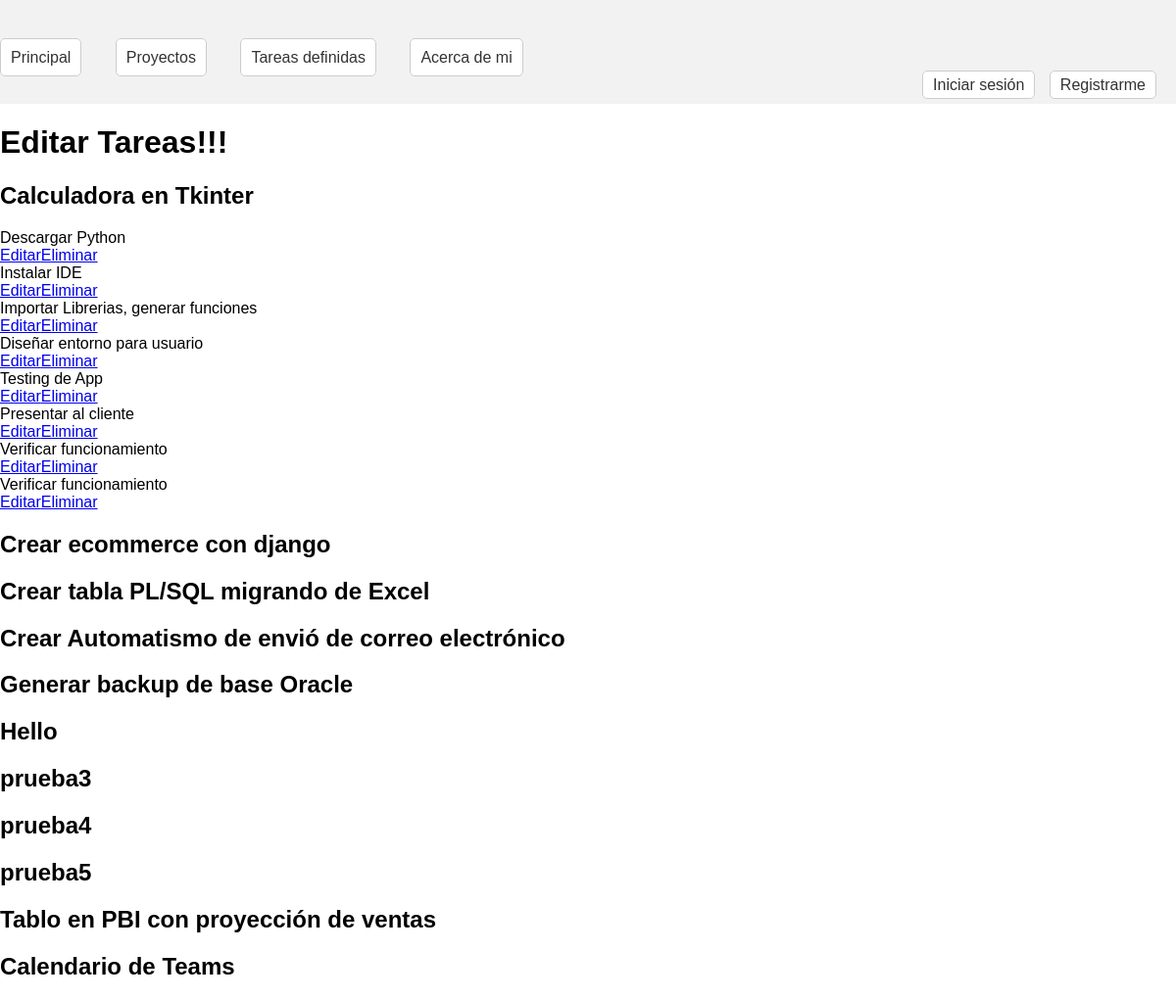
The app's page /cambiotareas.html/, older data.
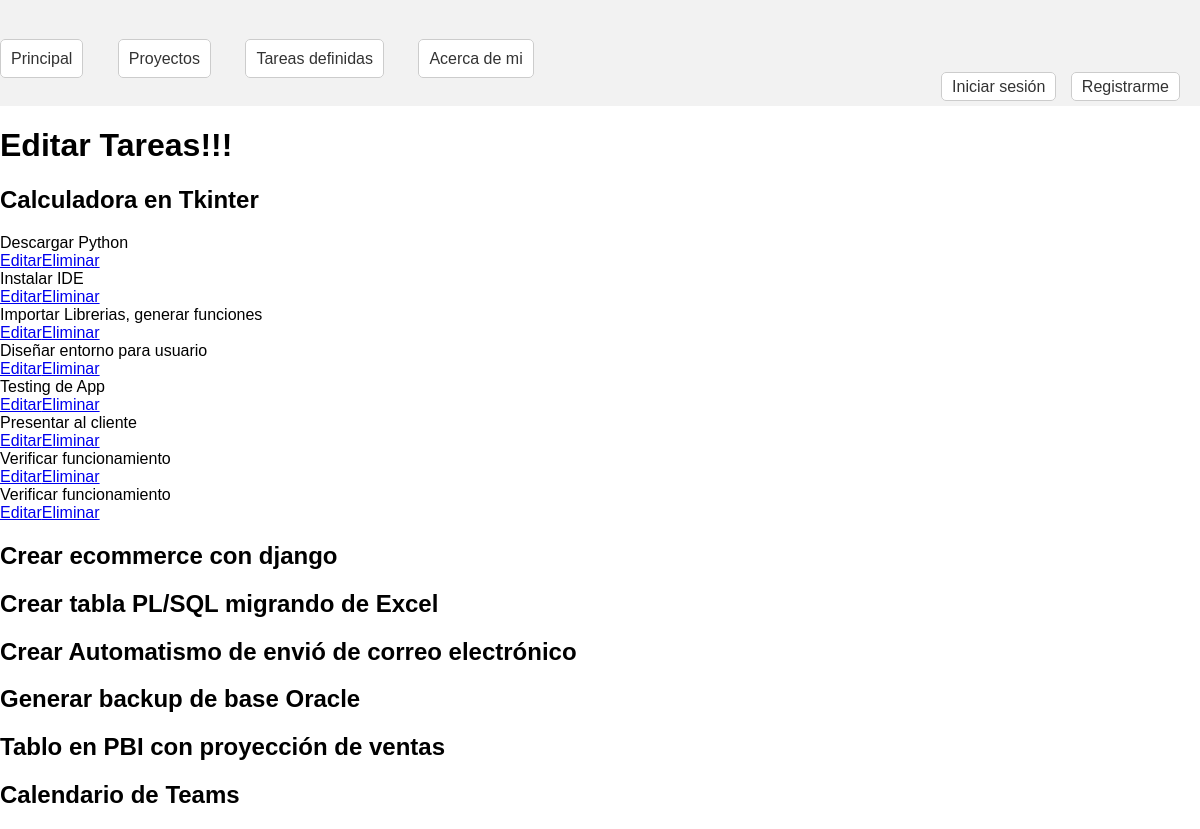
The same page, newer data.
### app1/models.py (models this page shows, shortened)
class Proyectos(models.Model):
    nombre=models.CharField(max_length=100)
    fechacreacion=models.DateField()

class Tareas(models.Model):
    titulo=models.CharField(max_length=100)
    descripcion=models.TextField()
    asociado=models.ForeignKey(Proyectos,on_delete=models.CASCADE)

### app1/views.py (the view)
# urls.py: path('cambiotareas.html/',cambio_tareas,name='cambiartareas'),
def cambio_tareas(request):
    pendientes=Tareas.objects.values()
    pendientes2=Proyectos.objects.values()
    return render(request,'cambiotareas.html',{'pendientes':pendientes,'proyectos':pendientes2})

### app1/templates/cambiotareas.html
{% extends 'herencia.html' %}
{% block dinamico %}
<h1>Editar Tareas!!!</h1>
{% for proyecto in proyectos %}
  <h2>{{ proyecto.nombre }}</h2>
  {% for i in pendientes %}
  {% if proyecto.id == i.asociado_id %}
  <table>
    {{i.titulo}} <table><a href="{% url 'editartarea' i.id %}">Editar</a>
     <a href="{% url 'eliminartarea' i.id %}">Eliminar</a></table>
  </table>
  {% endif %}
  {% endfor %}
{% endfor %}
{% endblock %}

Row changes from the older to the newer data that the page shows:
removed Proyectos: nombre "Hello"
removed Proyectos: nombre "prueba3"
removed Proyectos: nombre "prueba4"
removed Proyectos: nombre "prueba5"
